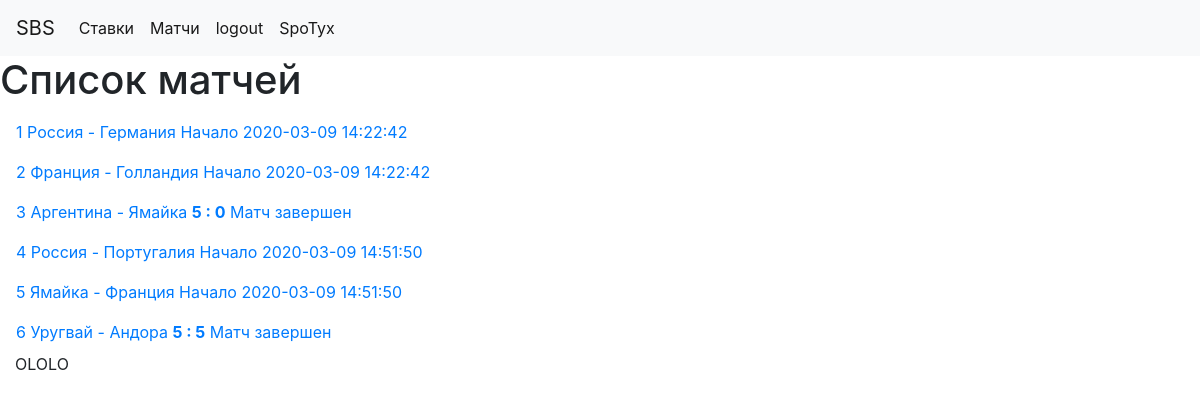
The app's page /matchs (signed in) with its own data.
### app/models.py (models this page shows, shortened)
class User(UserMixin, db.Model):
    id = db.Column(db.Integer, primary_key=True)
    username = db.Column(db.String(64), index=True, unique=True)
    email = db.Column(db.String(120), index=True, unique=True)
    password_hash = db.Column(db.String(128))
    pred = db.relationship('Bets', backref='author', lazy='dynamic')
    avatar = db.Column(db.String(128))
    about_me = db.Column(db.String(140))
    fio = db.Column(db.String(140))

class Match(db.Model):
    id = db.Column(db.Integer, primary_key=True)
    team1 = db.Column(db.String(64))
    team2 = db.Column(db.String(64))
    t1_res =  db.Column(db.Integer)
    t2_res = db.Column(db.Integer)
    timestamp = db.Column(db.DateTime, index=True, default=datetime.utcnow)
    completed = db.Column(db.Boolean, default=False)

### app/routes.py (the view)
@app.route('/matchs', methods=['GET', 'POST'])
@login_required
def matchs():
    matchs = Match.query.all()
    return render_template('matchs.html', matchs= matchs)

### app/models.py (called while the page is built)
@login.user_loader
def load_user(id):
    return User.query.get(int(id))

### app/templates/matchs.html (shortened to what this page needs)
{% extends  'base.html' %}
{% block content_title %}
    Список матчей
{% endblock %}
{% block content%}
    {% if current_user.username == 'admin' %}
    <a class="nav-item nav-link active" href="{{ url_for('matchadd') }}">Добавить матч <span class="sr-only">(current)</span></a>
    {% for match in matchs %}
<div><a class="nav-item nav-link active" href="{{ url_for('editmatchs', match_id = match.id) }}">
    {{match.id}} {{match.team1}} - {{match.team2}}
    {% if match.completed%}
    <b>{{match.t1_res}} : {{match.t2_res}}</b> Матч завершен
    {%else%} Начало {{match.timestamp}}
    {% endif %}  </a></div>
        {% endfor %}
    {%else%}
        {% for match in matchs %}
<div><a class="nav-item nav-link active" href="{{ url_for('editbets', match_id = match.id) }}">{{match.id}} {{match.team1}} - {{match.team2}}
    {% if match.completed%}
    <b>{{match.t1_res}} : {{match.t2_res}}</b> Матч завершен
    {%else%} Начало {{match.timestamp}}
    {% endif %}  </a></div>
        {% endfor %}
    {% endif %}
    <div class="col-md-3">
        OLOLO
    </div>
{% endblock %}

### app/templates/base.html (shortened to what this page needs)
<!DOCTYPE html>
<html lang="en">
<head>
    <link rel="stylesheet" href="https://stackpath.bootstrapcdn.com/bootstrap/4.4.1/css/bootstrap.min.css">
</head>
<body>
<nav class="navbar navbar-expand-lg navbar-light bg-light">
    <a class="navbar-brand" href="{{ url_for('index') }}">SBS</a>
    <div class="collapse navbar-collapse" id="navbarNavAltMarkup">
        <div class="navbar-nav">
            <a class="nav-item nav-link active" href="{{ url_for('bets') }}">Ставки <span class="sr-only">(current)</span></a>
             <a class="nav-item nav-link active" href="{{ url_for('matchs') }}">Матчи <span class="sr-only">(current)</span></a>
        {% if current_user.is_anonymous %}
            <a class="nav-item nav-link active" href="{{ url_for('login') }}">login <span class="sr-only">(current)</span></a>
            <a class="nav-item nav-link active" href="{{ url_for('register') }}">Регистрация <span class="sr-only">(current)</span></a>
        {% else %}
            <a class="nav-item nav-link active" href="{{ url_for('logout') }}">logout <span class="sr-only">(current)</span></a>
        {% endif %}
        <a class="nav-item nav-link active" href="{{ url_for('user', username=current_user.username) }}" >{{ current_user.username }}</a>
    </div>
    </div>
</nav>
<h1>
    {% block content_title %}
    {% endblock %}
</h1>
    {% block content%}
    {% endblock %}
</body>
</html>

### records on screen
User: username "SpoTyx"
Match: id "1", team1 "Россия", team2 "Германия", timestamp "2020-03-09 14:22:42"
Match: id "2", team1 "Франция", team2 "Голландия", timestamp "2020-03-09 14:22:42"
Match: id "3", team1 "Аргентина", team2 "Ямайка", t1_res "5", t2_res "0"
Match: id "4", team1 "Россия", team2 "Португалия", timestamp "2020-03-09 14:51:50"
Match: id "5", team1 "Ямайка", team2 "Франция", timestamp "2020-03-09 14:51:50"
Match: id "6", team1 "Уругвай", team2 "Андора", t1_res "5", t2_res "5"
